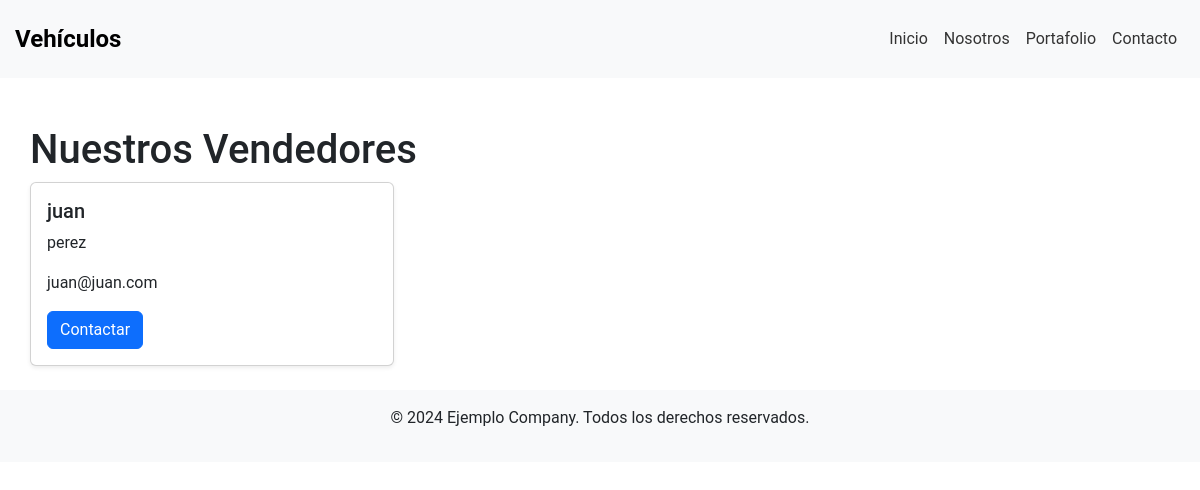
Screenshot of /web/lista_vendedores/ with the database file from the repository.
### web/models.py (models this page shows, shortened)
class Vendedor(models.Model):
    nombre = models.CharField(max_length=100)
    apellido = models.CharField(max_length=100)
    correo_electronico = models.EmailField(unique=True)

### web/views.py (the view)
# urls.py: path('lista_vendedores/', lista_vendedores, name='lista_vendedores'),
def lista_vendedores(request):
    vendedores = Vendedor.objects.all()
    return render(request, 'lista_vendedores.html', {'vendedores': vendedores})

### web/templates/lista_vendedores.html (shortened to what this page needs)
{% extends 'base.html' %}
{% block content %}
<div class="container mt-5">
    <h1>Nuestros Vendedores</h1>
    <div class="row">
        {% for vendedor in vendedores %}
        <div class="col-md-4">
            <div class="card mb-4 shadow-sm">
                <div class="card-body">
                    <h5 class="card-title">{{ vendedor.nombre }}</h5>
                    <p class="card-text">{{ vendedor.apellido }}</p>
                    <p class="card-text">{{ vendedor.correo_electronico }}</p>
                    <a href="#" class="btn btn-primary">Contactar</a>
                </div>
            </div>
        </div>
        {% endfor %}
    </div>
</div>
{% endblock %}

### web/static/css/style.css (style rules this page uses)
body { font-family: 'Roboto', sans-serif; font-size: 16px; line-height: 1.5; }
.container { max-width: 1200px; margin: 0 auto; padding: 0 15px; }

### rows the page displays
Vendedor: nombre "juan", apellido "perez", correo_electronico "juan@juan.com"
